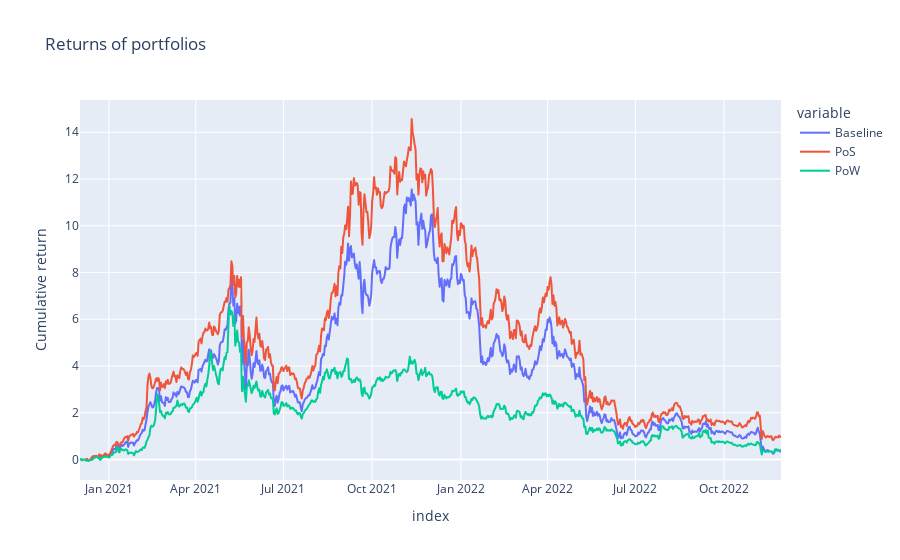

Notebook code for this chart:
### Code cell
visualizator2 = CumulativeReturnsVisualizator(
    plotting_backend="plotly",
)

visualizator2.visualize(mgr)

### Figure 1 — Plotly figure (JSON) as saved in the notebook; plotly's stock layout.template omitted (floating-point values rounded to 4 significant figures; data arrays with more than 128 entries replaced by an {"elided": "..."} marker saying what was removed)
{"data": [{"hovertemplate": "variable=Baseline<br>index=%{x}<br>Cumulative return=%{y}<extra></extra>", "legendgroup": "Baseline", "line": {"color": "#636efa", "dash": "solid"}, "marker": {"symbol": "circle"}, "mode": "lines", "name": "Baseline", "showlegend": true, "type": "scattergl", "x": {"elided": "728 str values"}, "xaxis": "x", "y": {"elided": "728 float values"}, "yaxis": "y"}, {"hovertemplate": "variable=PoS<br>index=%{x}<br>Cumulative return=%{y}<extra></extra>", "legendgroup": "PoS", "line": {"color": "#EF553B", "dash": "solid"}, "marker": {"symbol": "circle"}, "mode": "lines", "name": "PoS", "showlegend": true, "type": "scattergl", "x": {"elided": "728 str values"}, "xaxis": "x", "y": {"elided": "728 float values"}, "yaxis": "y"}, {"hovertemplate": "variable=PoW<br>index=%{x}<br>Cumulative return=%{y}<extra></extra>", "legendgroup": "PoW", "line": {"color": "#00cc96", "dash": "solid"}, "marker": {"symbol": "circle"}, "mode": "lines", "name": "PoW", "showlegend": true, "type": "scattergl", "x": {"elided": "728 str values"}, "xaxis": "x", "y": {"elided": "728 float values"}, "yaxis": "y"}], "layout": {"legend": {"title": {"text": "variable"}, "tracegroupgap": 0}, "title": {"text": "Returns of portfolios"}, "xaxis": {"anchor": "y", "domain": [0, 1], "title": {"text": "index"}}, "yaxis": {"anchor": "x", "domain": [0, 1], "title": {"text": "Cumulative return"}}}}
